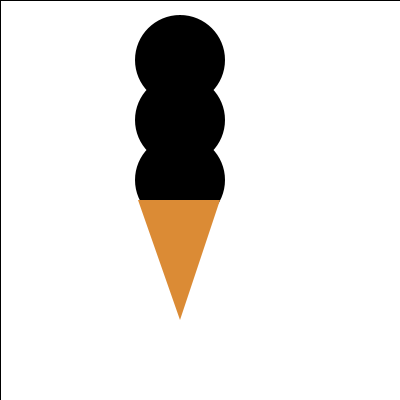
Frame 1 (no input)
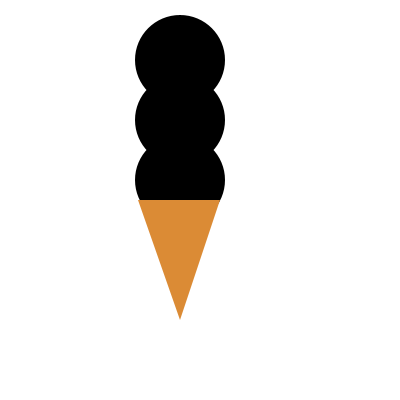
Frame 60 (the mouse pressed at the canvas centre just before this capture)
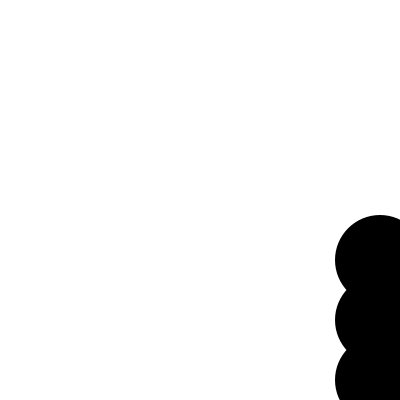
Frame 120 (the mouse held since frame 60 and released just before this capture)

The Processing sketch that drew these frames (run headless with seeded random() and noise(); from frame 60 on, the mouse is pressed at the canvas centre):

// Processing sketch: processing_87466
// ── processing_87466.pde

//sahana kumar
//copyright sahana kumar 2013

float x,y,wd,ht;
color a, b, c;

void setup()
{
  size (400,400);
  smooth();
  background(229, 171, 229);
  x = 20;
  y = 20;
  wd = 90;
  ht = 90;
  
}

void draw()
{
  fill(255);
 rect(0, 0, width, height);

 figure(mouseX,mouseY, wd, ht);
//figure(x, y, wd, ht);
}




void figure ( float fx, float fy, float fwd, float fht)
{
    fill(c);
 noStroke();
 ellipse (fx+180, fy+60, fwd, fht);
 
  fill(b);
 noStroke();
 ellipse (fx+180, fy+120, fwd, fht);
 
 /* fill( 250, 227, 243);
 noStroke();
 ellipse (fx+180, fy+180, fwd, fht);*/
 
 fill( a);
 noStroke();
 ellipse (fx+180, fy+180, fwd, fht);
 
 fill(219, 139, 53);
 beginShape();
 vertex(fx+138, fy+200);
  vertex(fx+220, fy+200);
  vertex(fx+180, fy+320);
  endShape();
  
}

void keyPressed()   {
{
   
  if (keyCode == ' ') {
    a=color(random(255),random(255),random(255)  );
    b =color(random(255),random(255),random(255)  );
    c =color(random(255),random(255),random(255)  );
  }
}

}
